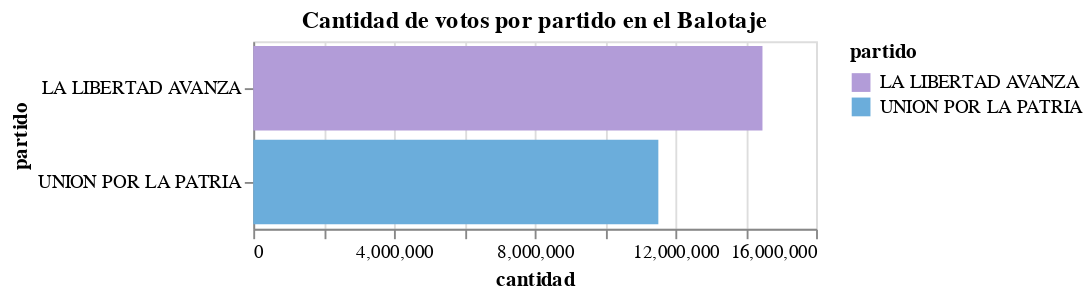

Write notebook code for a chart like this one.
### Code cell
# Chart for table3

color_scale2 = alt.Scale(
    domain=['LA LIBERTAD AVANZA','UNION POR LA PATRIA'],
    range=['#B29CD8','#6BADDB']
)

chart_table3 = alt.Chart(rendimiento_balotaje).mark_bar().encode(
    alt.X('cantidad:Q'),
    alt.Y('partido:N').sort("-x"),
    color=alt.Color('partido:N', scale=color_scale2),
).properties(
    title='Cantidad de votos por partido en el Balotaje',
    width=300,
    height=100
)

chart_table3

### Figure 1 — Vega-Lite specification as saved in the notebook (floating-point values rounded to 4 significant figures)
{"config": {"view": {"continuousWidth": 300, "continuousHeight": 300}}, "data": {"name": "data-72c904a885515f3fed3b659bb5c44d9a"}, "mark": {"type": "bar"}, "encoding": {"color": {"field": "partido", "scale": {"domain": ["LA LIBERTAD AVANZA", "UNION POR LA PATRIA"], "range": ["#B29CD8", "#6BADDB"]}, "type": "nominal"}, "x": {"field": "cantidad", "type": "quantitative"}, "y": {"field": "partido", "sort": "-x", "type": "nominal"}}, "height": 100, "title": "Cantidad de votos por partido en el Balotaje", "width": 300, "$schema": "https://vega.github.io/schema/vega-lite/v5.15.1.json", "datasets": {"data-72c904a885515f3fed3b659bb5c44d9a": [{"partido": "LA LIBERTAD AVANZA", "cantidad": 14480000.0, "porcentaje": 55.69}, {"partido": "UNION POR LA PATRIA", "cantidad": 11520000.0, "porcentaje": 44.31}]}}
